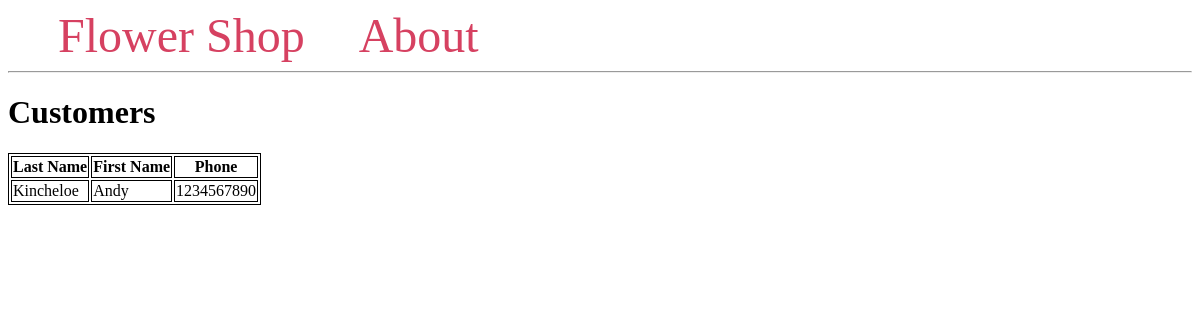
Before: / with the older database file.
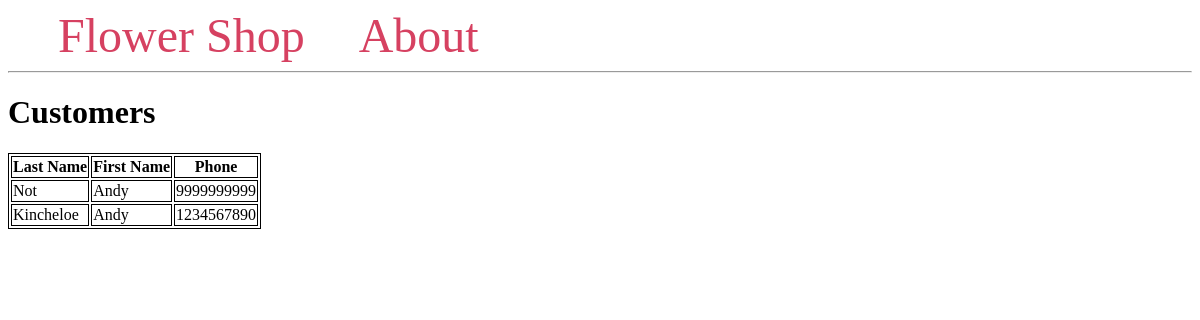
After: the same page with the newer database file.
### tables this page shows
CREATE TABLE customer(
                customerID INTEGER PRIMARY KEY,
                fname TEXT NOT NULL,
                lname TEXT NOT NULL,
                phone INTEGER UNIQUE CHECK (phone>=1000000000 and phone<10000000000)
            );

### main.py (the view)
@app.route("/")
def index():
    conn = get_db_connection()
    cursor = conn.cursor()
    db = Database(conn,cursor)
    customers = db.sort_filter('customer','customerID','DESC','fname','\'Andy\'')
    conn.close()
    return render_template('index.html', customers=customers)

### database.py (called while the page is built)
    def sort_filter(self,table,order,asc,target,value):
        return self.conn.execute("SELECT * FROM "+table+" WHERE "+target+"="+value+" ORDER BY "+order+" "+asc).fetchall()

### main.py (called while the page is built)
def get_db_connection():
    conn = sqlite3.connect('flowershopdatabase.db', check_same_thread=False)
    conn.row_factory = sqlite3.Row
    return conn

### templates/index.html
{% extends 'base.html' %}
{% block content %}
    <h1>{% block title %} Customers {% endblock %}</h1>
    <table>
        <tr>
            <th>Last Name</th>
            <th>First Name</th>
            <th>Phone</th>
        </tr>
        {% for customer in customers %}
                <tr>
                    <td>{{ customer['lname'] }}</td>
                    <td>{{ customer['fname'] }}</td>
                    <td>{{ customer['phone'] }}</td>
                </tr>
        {% endfor %}
    </table>
{% endblock %}

### templates/base.html (shortened to what this page needs)
<!DOCTYPE html>
<html lang="en">
<head>
</head>
<body>
    <nav>
        <a href="{{ url_for('index') }}">Flower Shop</a>
        <a href="#">About</a>
    </nav>
    <hr>
    <div class="content">
        {% block content %} {% endblock %}
    </div>
</body>
</html>

### templates/base.html (style rules this page uses)
nav a { color: #d64161; font-size: 3em; margin-left: 50px; text-decoration: none; }
table, th, td { border: 1px solid black; }

Changed rows visible on the page:
added customer: lname "Not", fname "Andy", phone "9999999999"
